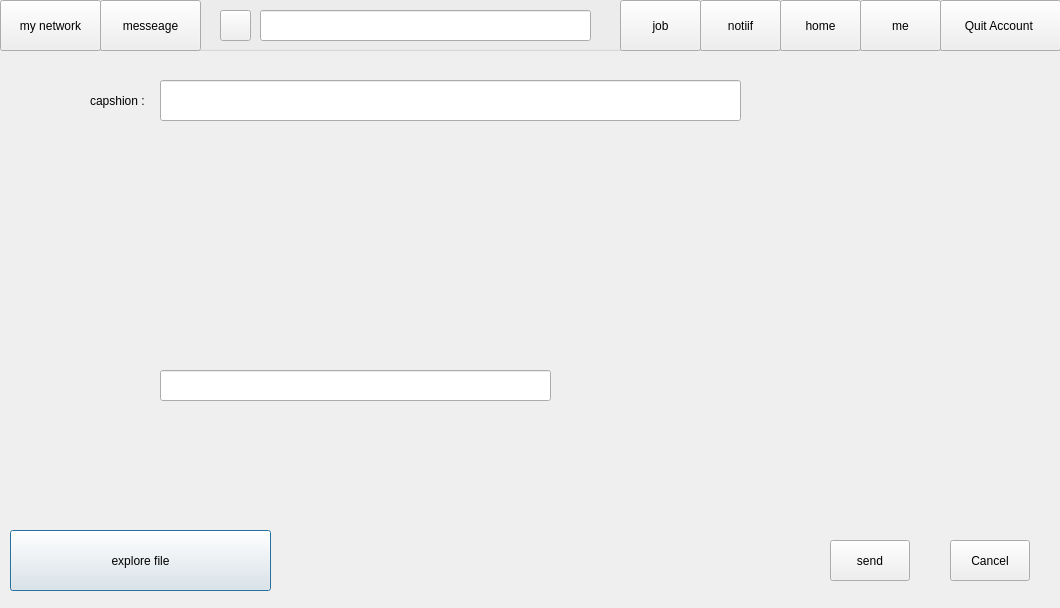
<?xml version="1.0" encoding="UTF-8"?>
<ui version="4.0">
 <class>send_post</class>
 <widget class="QDialog" name="send_post">
  <property name="geometry">
   <rect>
    <x>0</x>
    <y>0</y>
    <width>1060</width>
    <height>608</height>
   </rect>
  </property>
  <property name="windowTitle">
   <string>Dialog</string>
  </property>
  <widget class="QLabel" name="label">
   <property name="geometry">
    <rect>
     <x>90</x>
     <y>70</y>
     <width>71</width>
     <height>61</height>
    </rect>
   </property>
   <property name="text">
    <string>capshion : </string>
   </property>
  </widget>
  <widget class="QLineEdit" name="capshion">
   <property name="geometry">
    <rect>
     <x>160</x>
     <y>80</y>
     <width>581</width>
     <height>41</height>
    </rect>
   </property>
  </widget>
  <widget class="QPushButton" name="post">
   <property name="geometry">
    <rect>
     <x>10</x>
     <y>530</y>
     <width>261</width>
     <height>61</height>
    </rect>
   </property>
   <property name="text">
    <string>explore file</string>
   </property>
  </widget>
  <widget class="QPushButton" name="Upload_button">
   <property name="geometry">
    <rect>
     <x>830</x>
     <y>540</y>
     <width>80</width>
     <height>41</height>
    </rect>
   </property>
   <property name="text">
    <string>send</string>
   </property>
  </widget>
  <widget class="QPushButton" name="cancel_button">
   <property name="geometry">
    <rect>
     <x>950</x>
     <y>540</y>
     <width>80</width>
     <height>41</height>
    </rect>
   </property>
   <property name="text">
    <string>Cancel</string>
   </property>
  </widget>
  <widget class="QLabel" name="res_lable">
   <property name="geometry">
    <rect>
     <x>170</x>
     <y>180</y>
     <width>381</width>
     <height>171</height>
    </rect>
   </property>
   <property name="text">
    <string/>
   </property>
  </widget>
  <widget class="QLineEdit" name="address">
   <property name="geometry">
    <rect>
     <x>160</x>
     <y>370</y>
     <width>391</width>
     <height>31</height>
    </rect>
   </property>
  </widget>
  <widget class="QGroupBox" name="groupBox_3">
   <property name="geometry">
    <rect>
     <x>0</x>
     <y>-10</y>
     <width>1061</width>
     <height>61</height>
    </rect>
   </property>
   <property name="title">
    <string/>
   </property>
   <widget class="QPushButton" name="pushButton_3">
    <property name="geometry">
     <rect>
      <x>940</x>
      <y>10</y>
      <width>121</width>
      <height>51</height>
     </rect>
    </property>
    <property name="cursor">
     <cursorShape>PointingHandCursor</cursorShape>
    </property>
    <property name="toolTip">
     <string>&lt;html&gt;&lt;head/&gt;&lt;body&gt;&lt;p&gt;&lt;span style=&quot; color:#00007f;&quot;&gt;Exit your account&lt;/span&gt;&lt;/p&gt;&lt;/body&gt;&lt;/html&gt;</string>
    </property>
    <property name="text">
     <string>Quit Account </string>
    </property>
   </widget>
   <widget class="QPushButton" name="home_button">
    <property name="geometry">
     <rect>
      <x>780</x>
      <y>10</y>
      <width>81</width>
      <height>51</height>
     </rect>
    </property>
    <property name="cursor">
     <cursorShape>PointingHandCursor</cursorShape>
    </property>
    <property name="text">
     <string>home</string>
    </property>
   </widget>
   <widget class="QPushButton" name="me_button">
    <property name="geometry">
     <rect>
      <x>860</x>
      <y>10</y>
      <width>81</width>
      <height>51</height>
     </rect>
    </property>
    <property name="cursor">
     <cursorShape>PointingHandCursor</cursorShape>
    </property>
    <property name="text">
     <string>me</string>
    </property>
   </widget>
   <widget class="QPushButton" name="notif_button">
    <property name="geometry">
     <rect>
      <x>700</x>
      <y>10</y>
      <width>81</width>
      <height>51</height>
     </rect>
    </property>
    <property name="cursor">
     <cursorShape>PointingHandCursor</cursorShape>
    </property>
    <property name="text">
     <string>notiif</string>
    </property>
   </widget>
   <widget class="QPushButton" name="job_button">
    <property name="geometry">
     <rect>
      <x>620</x>
      <y>10</y>
      <width>81</width>
      <height>51</height>
     </rect>
    </property>
    <property name="cursor">
     <cursorShape>PointingHandCursor</cursorShape>
    </property>
    <property name="text">
     <string>job</string>
    </property>
   </widget>
   <widget class="QPushButton" name="mynetwork_button">
    <property name="geometry">
     <rect>
      <x>0</x>
      <y>10</y>
      <width>101</width>
      <height>51</height>
     </rect>
    </property>
    <property name="cursor">
     <cursorShape>PointingHandCursor</cursorShape>
    </property>
    <property name="text">
     <string>my network</string>
    </property>
   </widget>
   <widget class="QPushButton" name="message_button">
    <property name="geometry">
     <rect>
      <x>100</x>
      <y>10</y>
      <width>101</width>
      <height>51</height>
     </rect>
    </property>
    <property name="cursor">
     <cursorShape>PointingHandCursor</cursorShape>
    </property>
    <property name="text">
     <string>messeage</string>
    </property>
   </widget>
   <widget class="QPushButton" name="serach_button">
    <property name="geometry">
     <rect>
      <x>220</x>
      <y>20</y>
      <width>31</width>
      <height>31</height>
     </rect>
    </property>
    <property name="cursor">
     <cursorShape>PointingHandCursor</cursorShape>
    </property>
    <property name="text">
     <string/>
    </property>
   </widget>
   <widget class="QLineEdit" name="search">
    <property name="geometry">
     <rect>
      <x>260</x>
      <y>20</y>
      <width>331</width>
      <height>31</height>
     </rect>
    </property>
    <property name="toolTip">
     <string>search ID</string>
    </property>
    <property name="text">
     <string/>
    </property>
   </widget>
  </widget>
 </widget>
 <resources/>
 <connections/>
</ui>
